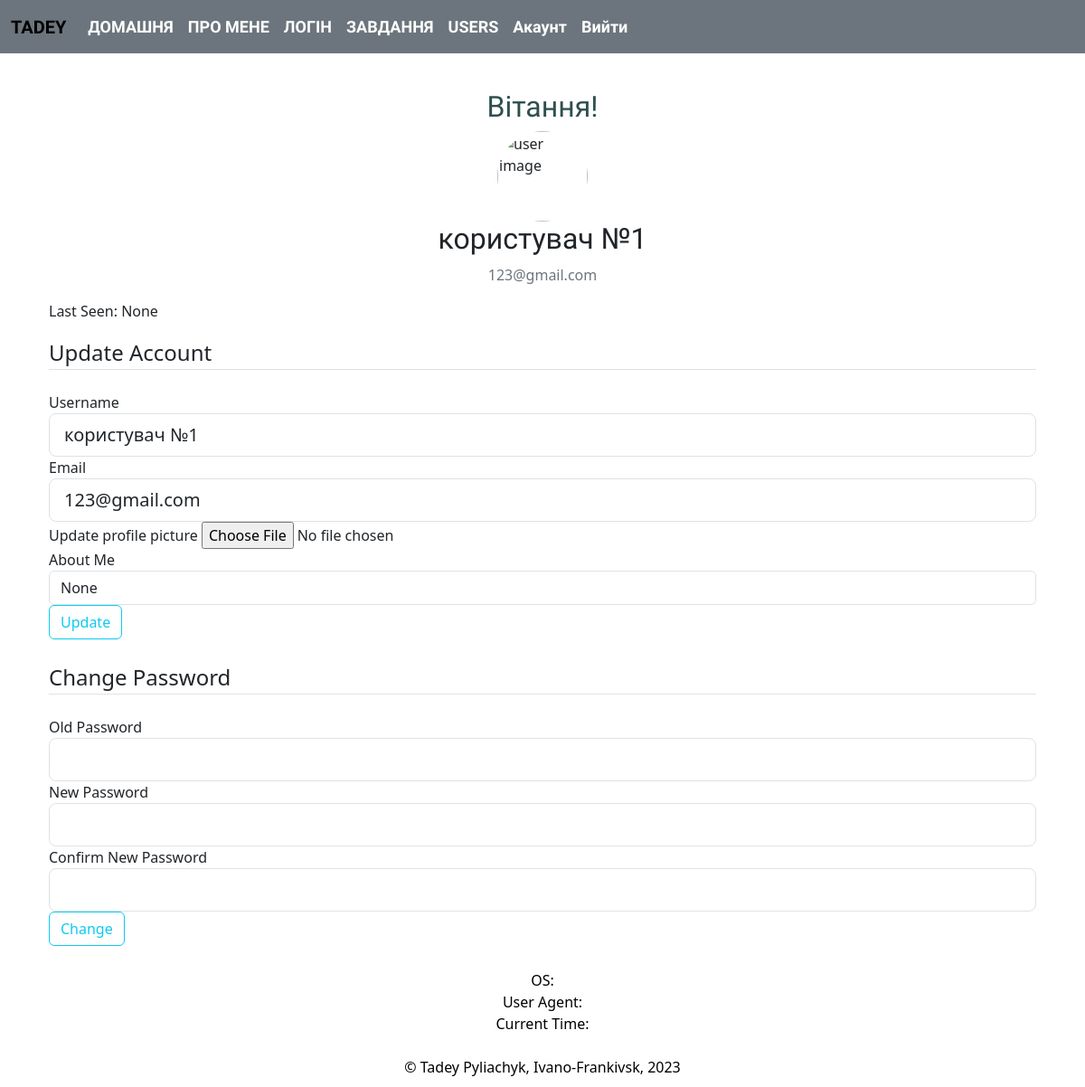
Page /account (signed in) on the committed database.
### app/models.py (models this page shows, shortened)
class User(db.Model, UserMixin):
    id = db.Column(db.Integer, primary_key=True)
    username = db.Column(db.String(20), unique=True, nullable=False)
    email = db.Column(db.String(120), unique=True, nullable=False)
    image_file = db.Column(db.String(20), nullable=False, default="default.jpg")
    password = db.Column(db.String(60), nullable=False)
    about_me = db.Column(db.String(140))
    last_seen = db.Column(db.DateTime, default=datetime.utcnow)

### app/views.py (the view, shortened to what this page needs)
@app.route("/account", methods=['GET', 'POST'])
@login_required
def account():
    image_file = url_for("static", filename='profile_pics/' + current_user.image_file)
    change_password_form = ChangePasswordForm()
    update_account_form = UpdateAccountForm()
    return render_template("account.html", title="Account", image_file=image_file, change_password_form=change_password_form, update_account_form=update_account_form)

### app/forms.py (shortened to what this page needs)
class ChangePasswordForm(FlaskForm):
    old_password = PasswordField('Old Password', validators=[DataRequired()])
    new_password = PasswordField('New Password', validators=[DataRequired()])
    confirm_new_password = PasswordField('Confirm New Password', validators=[
        DataRequired(),
        EqualTo('new_password', message='Passwords must match')
    ])
    submit = SubmitField('Change')

class UpdateAccountForm(FlaskForm):
    username = StringField('Username', validators=[DataRequired(), Length(min=2, max=20)])
    email = StringField('Email', validators=[DataRequired(), Email()])
    picture = FileField('Update profile picture', validators=[FileAllowed(['jpg', 'png'])])
    about_me = StringField('About Me')
    submit = SubmitField('Update')

### app/models.py (called while the page is built)
@login_manager.user_loader
def user_loader(user_id):
    return User.query.get(int(user_id))

### app/views.py (called while the page is built)
@app.after_request
def after_request(response):
    if current_user:
        current_user.last_seen = datetime.now()
        try:
            db.session.commit()
        except:
            flash('Error while update user last seen!', 'danger')
        return response

### app/templates/account.html (shortened to what this page needs)
 {% extends "base.html" %} {% block content %}
<div class="container">
  <div class="content-section">
    <div>
      <img
        src="{{ image_file }}"
        alt="user image"
        class="rounded-circle account-img"
        style="width: 100px; height: 100px; object-fit: cover"
      />
      <div class="media-body" style="margin: 0 auto; text-align: center">
        <h2 class="account-heading">{{ current_user.username }}</h2>
        <p class="text-secondary">{{ current_user.email }}</p>
      </div>
    </div>
    <p>Last Seen: {{ current_user.last_seen }}</p>
    <form method="POST" enctype="multipart/form-data" class="mb-4">
      <fieldset class="form-group">
        <legend class="border-bottom mb-4">Update Account</legend>
        <div class="form-group">
          {{ update_account_form.username.label(class="form-control-label") }}
          {{ update_account_form.username(class="form-control form-control-lg", value=current_user.username) }}
        </div>
        <div class="form-group">
          {{ update_account_form.email.label(class="form-control-label") }} {{
            update_account_form.email(class="form-control form-control-lg", value=current_user.email) }}
        </div>
        <div class="form-group">
          {{ update_account_form.picture.label(class="form-control-label") }} {{
            update_account_form.picture(class="form-control-file", ) }}
        </div>
        <div class="form-group">
          {{ update_account_form.about_me.label(class="form-control-label") }} {{
          update_account_form.about_me(class="form-control", value=current_user.about_me) }}
        </div>
      </fieldset>
      <div class="form-group">
        {{ update_account_form.submit(class="btn btn-outline-info") }}
      </div>
    </form>
    <form method="POST">
      <fieldset class="form-group">
          <legend class="border-bottom mb-4">Change Password</legend>
          <div class="form-group">
              {{ change_password_form.old_password.label(class="form-control-label") }}
              {{ change_password_form.old_password(class="form-control form-control-lg") }}
          </div>
          <div class="form-group">
              {{ change_password_form.new_password.label(class="form-control-label") }}
              {{ change_password_form.new_password(class="form-control form-control-lg") }}
          </div>
          <div class="form-group">
              {{ change_password_form.confirm_new_password.label(class="form-control-label") }}
              {{ change_password_form.confirm_new_password(class="form-control form-control-lg") }}
          </div>
      </fieldset>
      <div class="form-group">
          {{ change_password_form.submit(class="btn btn-outline-info") }}
      </div>
  </form>
  </div>
</div>
{% endblock %}

### app/static/css/styles.css (style rules this page uses)
body { font-family: 'Arial', sans-serif; background-color: #ffffff; color: #343a40; }
.container img { display: block; margin: 0 auto; }

### rows in the picture
User: username "користувач №1", email "123@gmail.com", last_seen "None", about_me "None"

### other values in the picture
{{ name | upper }} "ДОМАШНЯ" "ПРО МЕНЕ" "ЛОГІН" "ЗАВДАННЯ" "USERS"
{{ update_account_form.username.label(class="form-control-label") }} "Username"
{{ update_account_form.email.label(class="form-control-label") }} "Email"
{{ update_account_form.picture.label(class="form-control-label") }} "Update profile picture"
{{ update_account_form.about_me.label(class="form-control-label") }} "About Me"
{{ change_password_form.old_password.label(class="form-control-label") }} "Old Password"
{{ change_password_form.new_password.label(class="form-control-label") }} "New Password"
